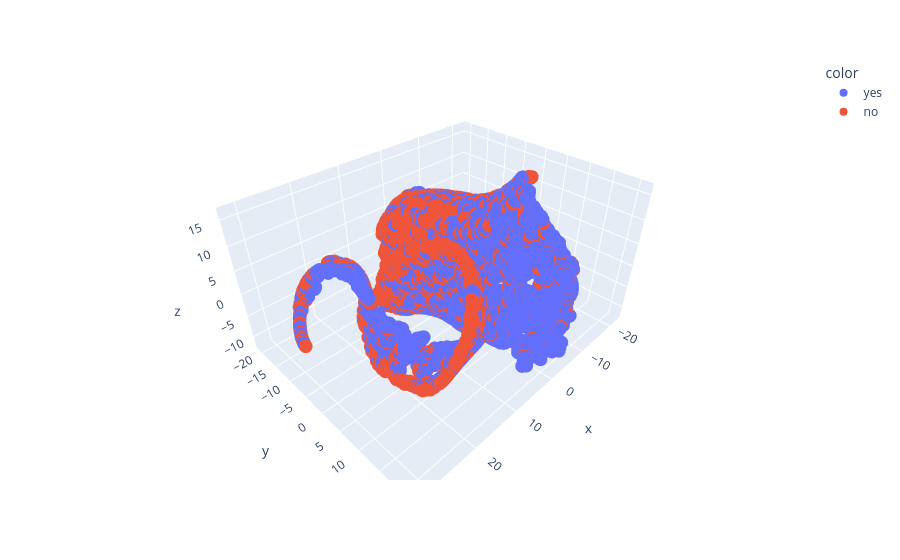

The notebook cell this image was saved under:
### Code cell
# 3D - TSNE
model = TSNE(learning_rate=200, n_components=3)
tsne_features = model.fit_transform(X)
xs = tsne_features[:, 0]
ys = tsne_features[:, 1]
zs = tsne_features[:, 2]
c = y.replace({0:"no", 1:"yes"})
fig = px.scatter_3d(x=xs, y=ys, z=zs, color=c)
fig.show()

### Figure 1 — Plotly figure (JSON) as saved in the notebook; plotly's stock layout.template omitted (floating-point values rounded to 4 significant figures; data arrays with more than 128 entries replaced by an {"elided": "..."} marker saying what was removed)
{"data": [{"hovertemplate": "color=yes<br>x=%{x}<br>y=%{y}<br>z=%{z}<extra></extra>", "legendgroup": "yes", "marker": {"color": "#636efa", "symbol": "circle"}, "mode": "markers", "name": "yes", "scene": "scene", "showlegend": true, "type": "scatter3d", "x": {"elided": "2896 float values"}, "y": {"elided": "2896 float values"}, "z": {"elided": "2896 float values"}}, {"hovertemplate": "color=no<br>x=%{x}<br>y=%{y}<br>z=%{z}<extra></extra>", "legendgroup": "no", "marker": {"color": "#EF553B", "symbol": "circle"}, "mode": "markers", "name": "no", "scene": "scene", "showlegend": true, "type": "scatter3d", "x": {"elided": "2896 float values"}, "y": {"elided": "2896 float values"}, "z": {"elided": "2896 float values"}}], "layout": {"legend": {"title": {"text": "color"}, "tracegroupgap": 0}, "margin": {"t": 60}, "scene": {"domain": {"x": [0, 1], "y": [0, 1]}, "xaxis": {"title": {"text": "x"}}, "yaxis": {"title": {"text": "y"}}, "zaxis": {"title": {"text": "z"}}}}}
